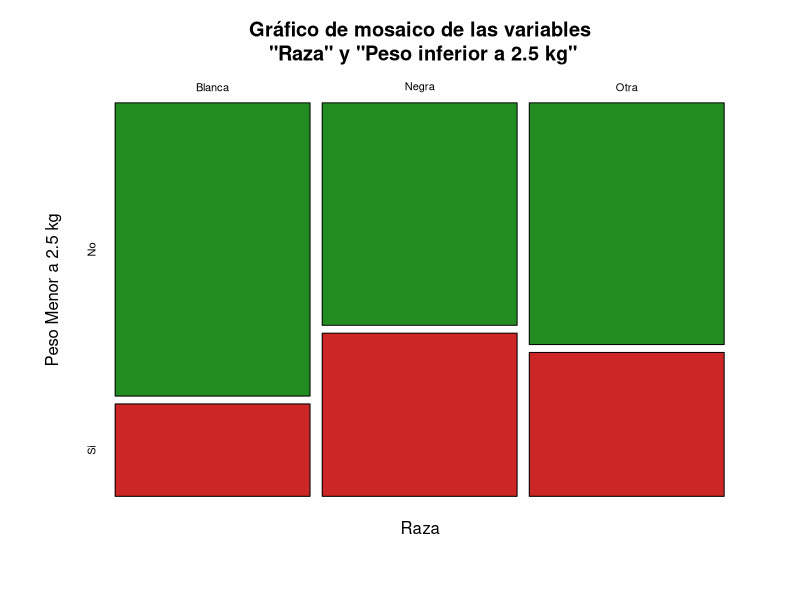
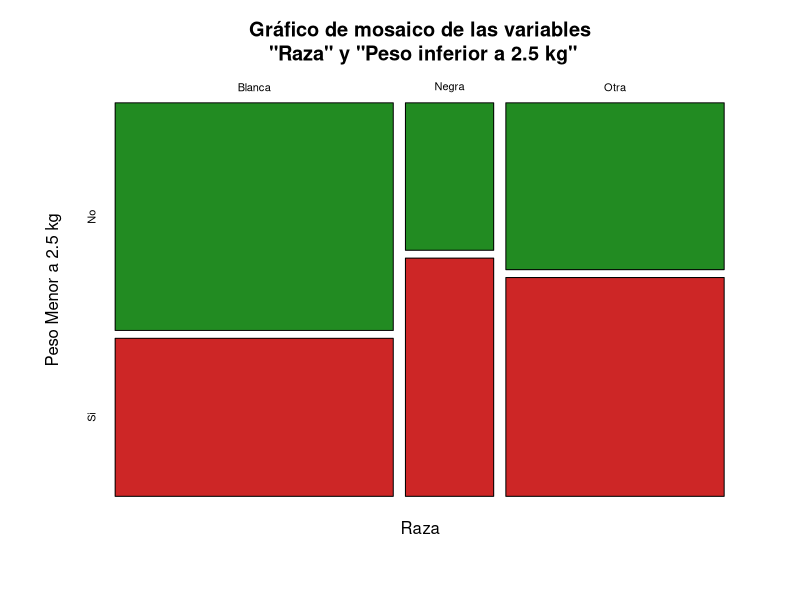
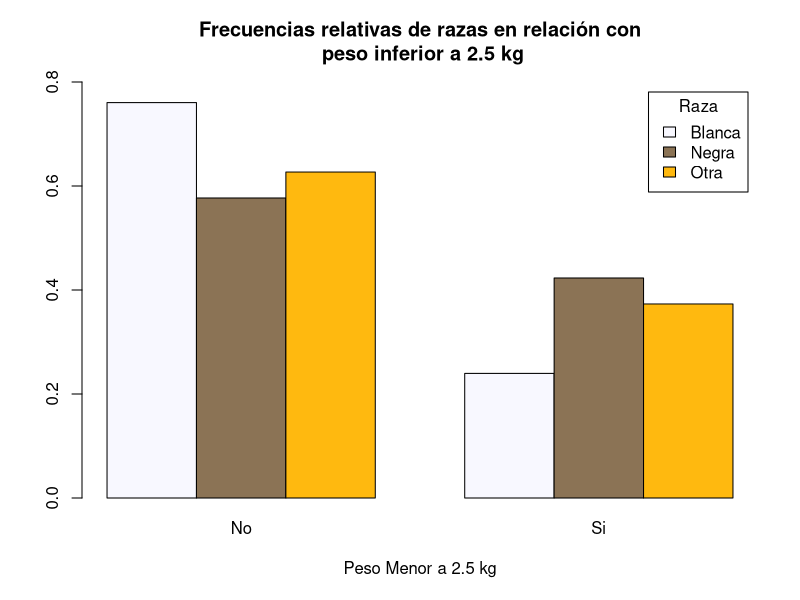
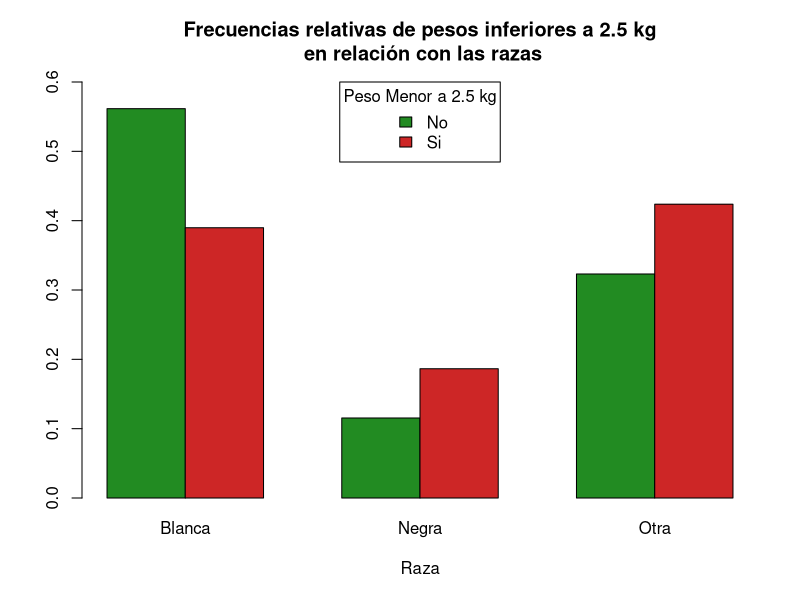
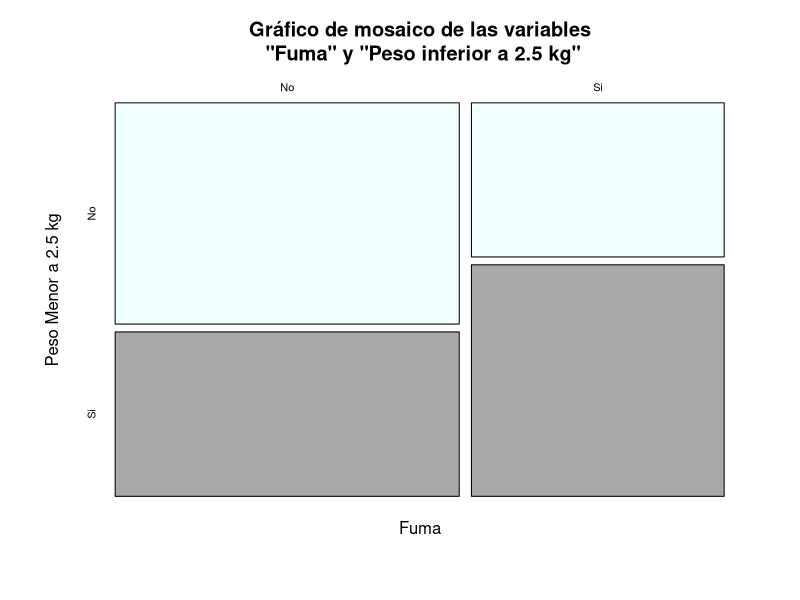
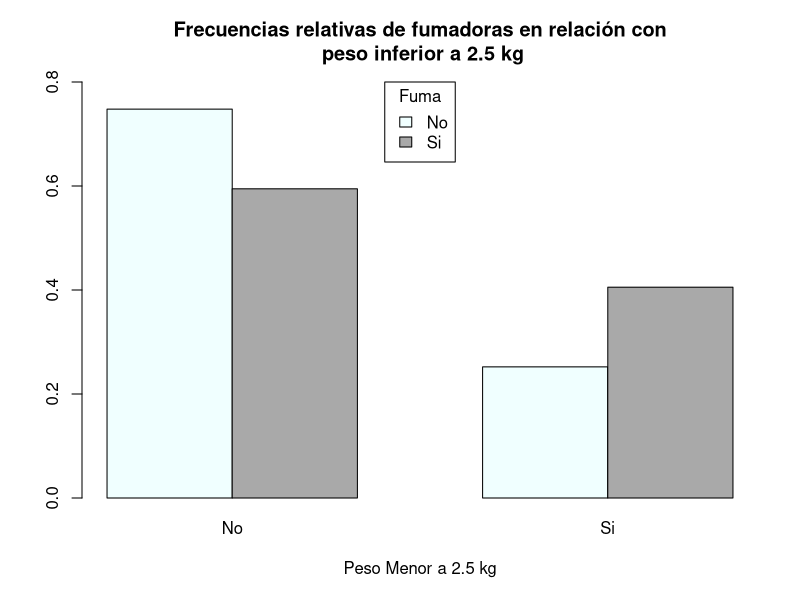
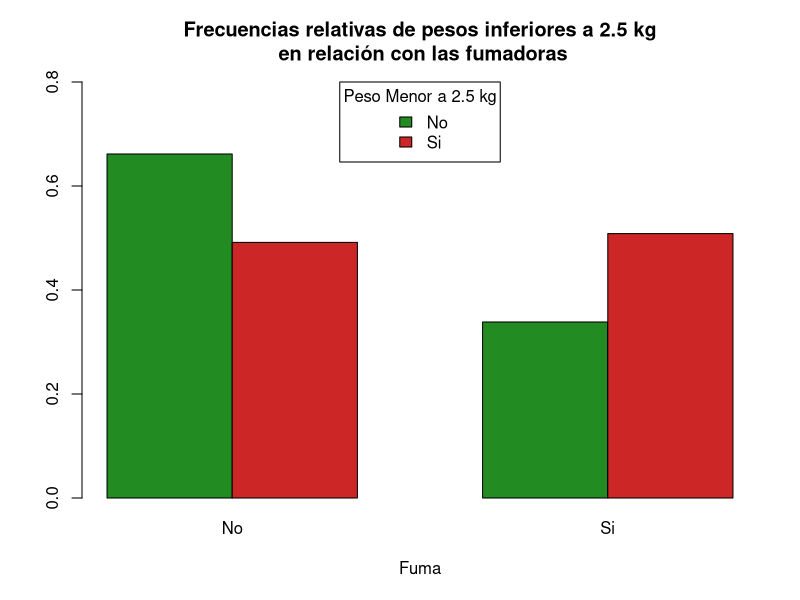
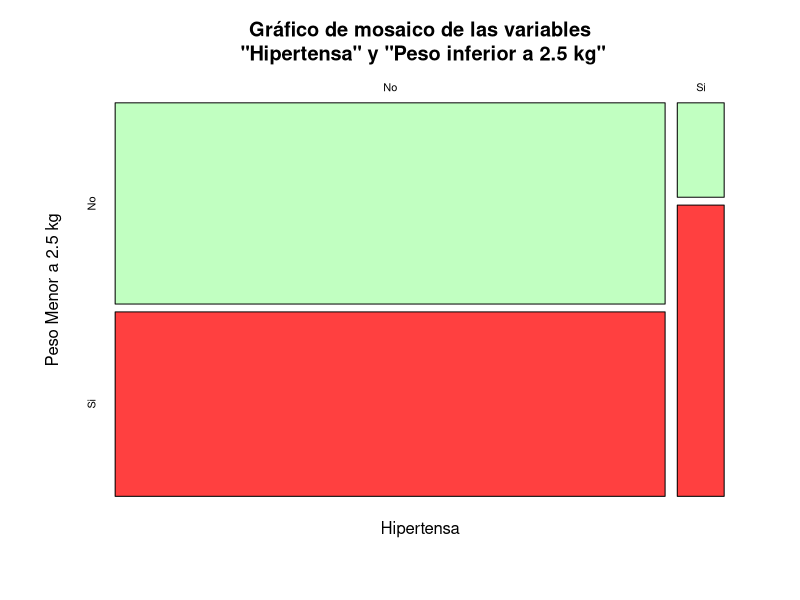

Write the R code that produced these figures, in order.
## ---- chunk 1
knitr::opts_chunk$set(echo = TRUE)
## ---- chunk 2
library(MASS)
data = MASS::birthwt
## ---- chunk 3
str(data)
head(data, 5)
#?MASS::birthwt
## ---- chunk 4
levels(factor(data$race))
levels(factor(data$low))
t <- table(data$race, data$low, dnn = c("Raza", "Peso_Menor_2.5_kg"))
t

dimnames(t) <- list(             
                    Raza = c("Blanca", "Negra", "Otra"),
                    Peso_Menor_2.5_kg = c("No", "Si")
                   )
t

#round(prop.table(t, margin = 1), 3)
round(prop.table(t, margin = 2), 3)
## ---- chunk 5
plot(prop.table(t, margin = 1), 
     main = "Gráfico de mosaico de las variables\n \"Raza\" y \"Peso inferior a 2.5 kg\"",
     col = c("forestgreen", "firebrick3"),
     ylab = "Peso Menor a 2.5 kg")

plot(prop.table(t, margin = 2), 
     main = "Gráfico de mosaico de las variables\n \"Raza\" y \"Peso inferior a 2.5 kg\"",
     col = c("forestgreen", "firebrick3"),
     ylab = "Peso Menor a 2.5 kg")
## ---- chunk 6
barplot(prop.table(t, margin = 1), 
        beside = TRUE,
        legend.text = TRUE,
        args.legend = list(title = "Raza"),
        col = c("ghostwhite", "burlywood4", "darkgoldenrod1"),
        main = "Frecuencias relativas de razas en relación con\n peso inferior a 2.5 kg",
        ylim = c(0, 0.8),
        xlab = "Peso Menor a 2.5 kg")

barplot(t(prop.table(t, margin = 2)),
        beside = TRUE,
        legend.text = TRUE,
        args.legend = list(
                           title = "Peso Menor a 2.5 kg", 
                           x = "top"
                          ),
        col = c("forestgreen", "firebrick3"),
        main = "Frecuencias relativas de pesos inferiores a 2.5 kg\n en relación con las razas",
        ylim = c(0, 0.6),
        xlab = "Raza")
## ---- chunk 7
levels(factor(data$smoke))
tf <- table(data$smoke, data$low, dnn = c("Fuma", "Peso_Menor_2.5_kg"))
tf

dimnames(tf) <- list(             
                     Fuma = c("No", "Si"),
                     Peso_Menor_2.5_kg = c("No", "Si")
                    )
tf

round(prop.table(tf, margin = 2), 3)
## ---- chunk 8
plot(prop.table(tf, margin = 2), 
     main = "Gráfico de mosaico de las variables\n \"Fuma\" y \"Peso inferior a 2.5 kg\"",
     col = c("azure", "darkgrey"),
     ylab = "Peso Menor a 2.5 kg")
## ---- chunk 9
barplot(prop.table(tf, margin = 1), 
        beside = TRUE,
        legend.text = TRUE,
        args.legend = list(
                           title = "Fuma",
                           x = "top"
                          ),
        col = c("azure", "darkgrey"),
        main = "Frecuencias relativas de fumadoras en relación con\n peso inferior a 2.5 kg",
        ylim = c(0, 0.8),
        xlab = "Peso Menor a 2.5 kg")

barplot(t(prop.table(tf, margin = 2)),
        beside = TRUE,
        legend.text = TRUE,
        args.legend = list(
                           title = "Peso Menor a 2.5 kg", 
                           x = "top"
                          ),
        col = c("forestgreen", "firebrick3"),
        main = "Frecuencias relativas de pesos inferiores a 2.5 kg\n en relación con las fumadoras",
        ylim = c(0, 0.8),
        xlab = "Fuma")
## ---- chunk 10
levels(factor(data$ht))
th <- table(data$ht, data$low, dnn = c("Hipertensa", "Peso_Menor_2.5_kg"))
th

dimnames(th) <- list(
                     Hipertensa =        c("No", "Si"),
                     Peso_Menor_2.5_kg = c("No", "Si")
                    )
th

round(prop.table(th, margin = 2), 3)
## ---- chunk 11
plot(prop.table(th, margin = 2),
     main = "Gráfico de mosaico de las variables\n \"Hipertensa\" y \"Peso inferior a 2.5 kg\"",
     col = c("darkseagreen1", "brown1"),
     ylab = "Peso Menor a 2.5 kg")
## ---- chunk 12
barplot(prop.table(th, margin = 1),
        beside = TRUE,
        legend.text = TRUE,
        args.legend = list(
                           title = "Hipertensa",
                           x = "top"
                          ),
        col = c("darkseagreen1", "brown1"),
        main = "Frecuencias relativas de hipertensas en relación con\n peso inferior a 2.5 kg",
        ylim = c(0, 0.8),
        xlab = "Peso Menor a 2.5 kg")

barplot(t(prop.table(th, margin = 2)),
        beside = TRUE,
        legend.text = TRUE,
        args.legend = list(
                           title = "Peso Menor a 2.5 kg",
                           x = "topright"
                          ),
        col = c("forestgreen", "firebrick3"),
        main = "Frecuencias relativas de pesos inferiores a 2.5 kg\n en relación con las hipertensas",
        ylim = c(0, 1.1),
        xlab = "Hipertensa")
## ---- chunk 13
tt <- table(data$race, data$smoke, data$low, dnn = c("Raza", "Fuma", "Peso_Menor_2.5_kg"))
tt

dimnames(tt) <- list(
                     Raza = c("Blanca", "Negra", "Otra"),
                     Fuma = c("No", "Si"),
                     Peso_Menor_2.5_kg = c("No", "Si")
                    )
tt

round(prop.table(tt, margin = c(1,2)), 3)
## ---- chunk 14
plot(prop.table(tt, margin = c(1,2)),
     main = "Gráfico de mosaico de las variables\n \"Raza\", \"Fuma\" y \"Peso inferior a 2.5 kg\"",
     col = c("darkolivegreen", "darkorange1"))
